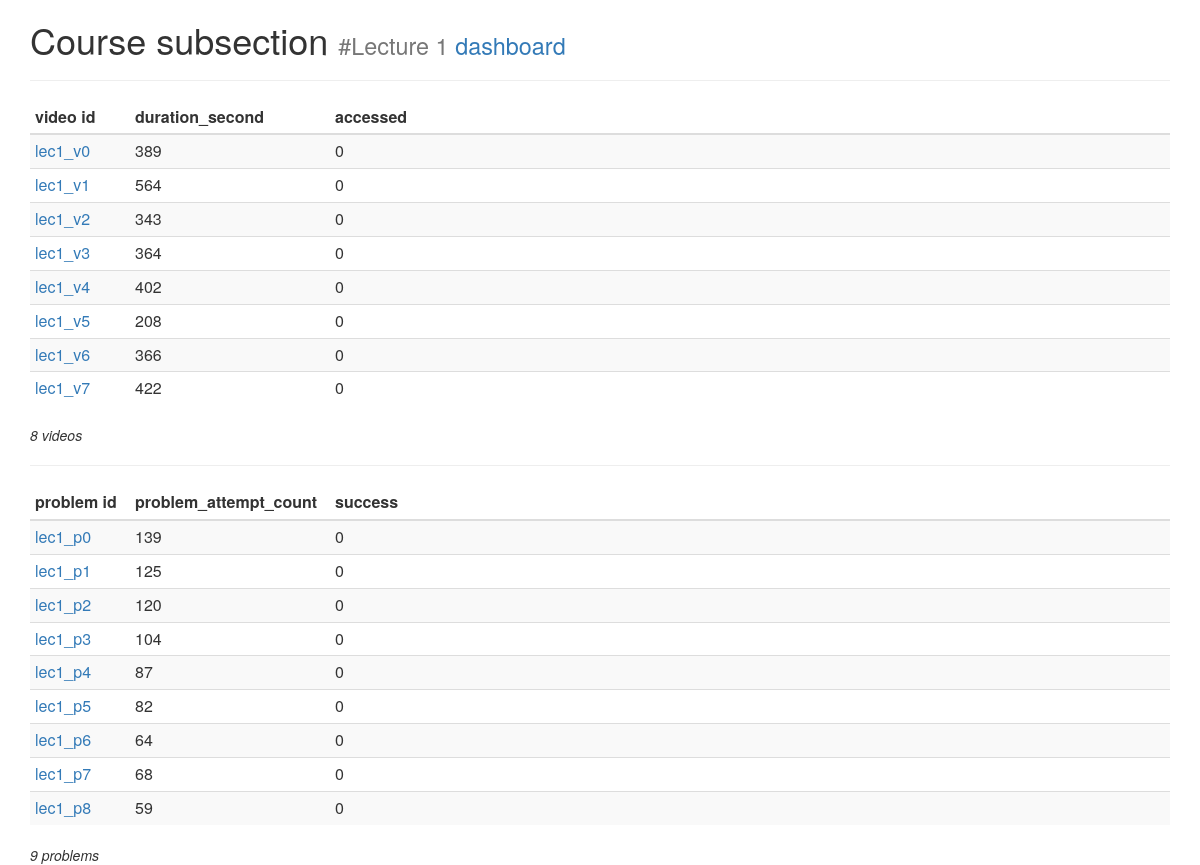
The app's page /subsection.php?id=Lecture 1 with its own data.
### tables this page shows
CREATE TABLE IF NOT EXISTS `videos` (
  `id` varchar(32) NOT NULL,
  `section` varchar(32) NOT NULL,
  `subsection` varchar(32) NOT NULL,
  `duration_seconds` int(11) NOT NULL
);

CREATE TABLE IF NOT EXISTS `problems` (
  `id` varchar(32) NOT NULL,
  `section` varchar(32) NOT NULL,
  `subsection` varchar(32) NOT NULL,
  `max_points` int(11) NOT NULL
);

### dashboard_functions.php (called while the page is built, shortened)
<?php
function problem_attempt_count()
{
	global $db;
	$sql="SELECT problem_id, COUNT(*) as count FROM `problem_attempts` WHERE 1 GROUP BY problem_id;";
	$q=$db->query($sql) or die("errro:$sql");
	$dat=[];
	while($r=$q->fetch(PDO::FETCH_ASSOC)){
		$dat[$r['problem_id']]=$r['count'];
	}
	return $dat;
}

### subsection.php (the view, shortened to what this page needs)
<?php
include "connect.php";
include "header.php";
include_once "dashboard_functions.php";
$subsection_id=$_GET['id'];
echo "<div class=container>";
echo "<h1>Course subsection <small>#$subsection_id <a href=index.php>dashboard</a></small></h1>";
echo "<hr>";
$sql="SELECT * FROM videos WHERE subsection LIKE '$subsection_id';";
$q=$db->query($sql) or die("error:$sql");
$vids=0;
echo "<table class='table table-condensed table-striped'>";
echo "<thead>";
echo "<th width=100>video id</th>";
echo "<th width=200>duration_second</th>";
echo "<th>accessed</th>";
echo "</thead>";
echo "<tbody>";
while($r=$q->fetch(PDO::FETCH_ASSOC)){
	echo "<tr>";
	echo "<td><a href=video.php?id=".$r['id'].">".$r['id']."</a>";
	echo "<td>".$r['duration_seconds'];
	echo "<td>".'0';
	$vids++;
}
echo "</tbody>";
echo "</table>";
echo "<i>$vids videos</i>";
echo "<hr />";
$PAC=problem_attempt_count();
$sql="SELECT * FROM problems WHERE subsection LIKE '$subsection_id';";
$q=$db->query($sql) or die("error:$sql");
echo "<table class='table table-condensed table-striped'>";
echo "<thead>";
echo "<th width=100>problem id</th>";
echo "<th width=200>problem_attempt_count</th>";
echo "<th>success</th>";
echo "</thead>";
$probs=0;
while($r=$q->fetch(PDO::FETCH_ASSOC)){
	echo "<tr>";
	echo "<td><a href=problem.php?id=".$r['id'].">".$r['id']."</a>";
	echo "<td>".$PAC[$r['id']];
	echo "<td>".'0';
	$probs++;
}
echo "</table>";
echo "<i>$probs problems</i>";
?>

### header.php (shortened to what this page needs)
<link rel="stylesheet" href="bootstrap/css/bootstrap.min.css">
<link rel="stylesheet" href="bootstrap/css/bootstrap-theme.min.css">

### records on screen
videos: id "lec1_v0", duration_seconds "389"
videos: id "lec1_v1", duration_seconds "564"
videos: id "lec1_v2", duration_seconds "343"
videos: id "lec1_v3", duration_seconds "364"
videos: id "lec1_v4", duration_seconds "402"
videos: id "lec1_v5", duration_seconds "208"
videos: id "lec1_v6", duration_seconds "366"
videos: id "lec1_v7", duration_seconds "422"
problems: id "lec1_p0", id "139"
problems: id "lec1_p1", id "125"
problems: id "lec1_p2", id "120"
problems: id "lec1_p3", id "104"
problems: id "lec1_p4", id "87"
problems: id "lec1_p5", id "82"
problems: id "lec1_p6", id "64"
problems: id "lec1_p7", id "68"
problems: id "lec1_p8", id "59"

### other values on screen
$subsection_id "Lecture 1"
$vids "8"
$probs "9"
